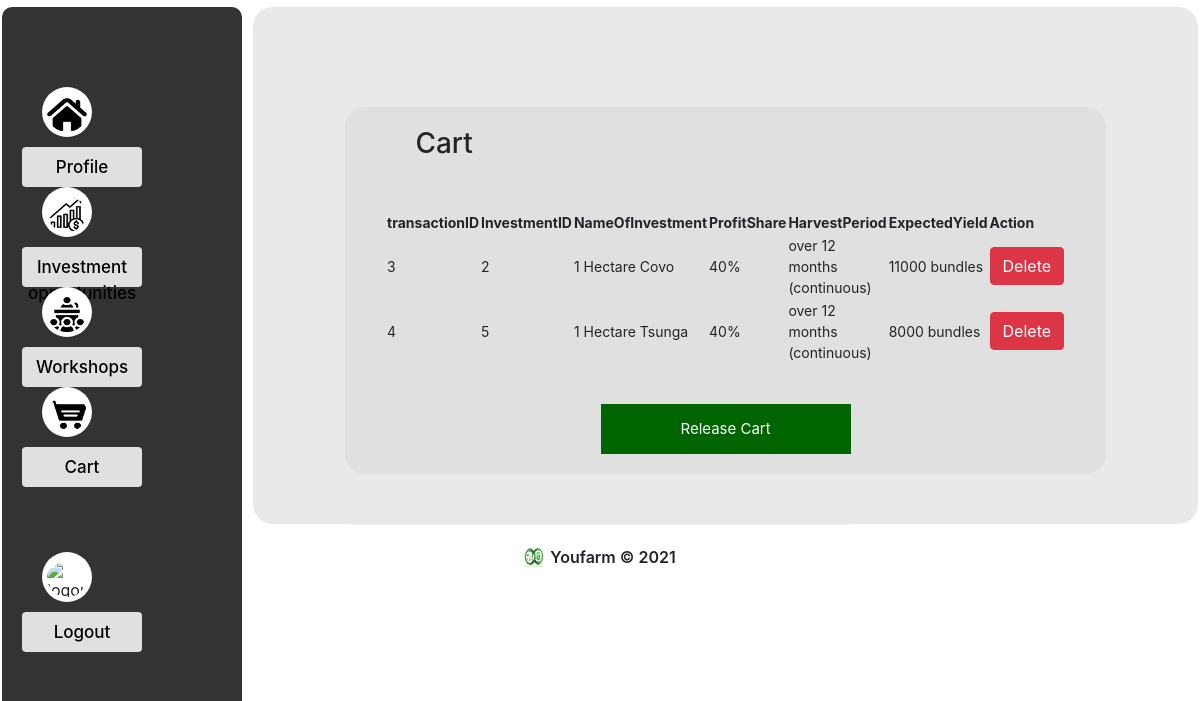
The app's page /cart.php with its own data.
### tables this page shows
CREATE TABLE `cart` (
  `transactionID` int(11) NOT NULL,
  `InvestmentID` int(11) NOT NULL,
  `NameOfInvestment` varchar(50) NOT NULL,
  `ProfitShare` varchar(11) NOT NULL,
  `HarvestPeriod` varchar(50) NOT NULL,
  `ExpectedYield` varchar(50) NOT NULL
);

### cart.php (the view, shortened to what this page needs)
<?php require("database_credentials.php");
    $conn = new mysqli(servername,username,password,dbname);
    $sqlcart= "SELECT * FROM `cart`";
?>
<!doctype html>
<html lang="en">
  <head>
    <link rel="stylesheet" href="https://stackpath.bootstrapcdn.com/bootstrap/4.3.1/css/bootstrap.min.css">
    <link rel="stylesheet" href="css/styling.css">
  </head>
   <body>
    <section>
        <div class="dashboard">
            <div class="sidebar">
                <span><img src="assets/home-icon-silhouette.png" alt="home-icon"/><a href="profile.php">Profile</a> </span>
                <span><img src="assets/profits.png" alt="opportunityicon"/><a href="Investment_opportunities.php">Investment opportunities</a> </span>
                <span><img src="assets/conference.png" alt="event-icon"/><a href="Workshops.php">Workshops</a> </span>
                <span><img src="assets/shopping-cart.png" alt="cart-icon"/><a href="cart.php">Cart</a> </span>
                <span style="margin-top:150px;"><img src="assets/logout.png" alt="logout-icon"/><a href="youfarmlogin.php">Logout</a> </span>
            </div>
                <div class="display-dashboard">
                    <form action="cart.php" method="post">
                        <div class="container-fluid cdiv1" >
                            <h3 style='margin-left:50px;margin-bottom:50px'>Cart</h3>
                            <table style="
                                width:90%;
                                    margin:auto;
                                    font-size:14px;
                                    border-collapse: collapse;
                                    padding:5px;
                                    border-radius:5px;
                                    margin:auto;
                                "
                                >
                                <tr style="margin-bottom:20px;">
                                    <th>transactionID</th>
                                    <th>InvestmentID</th>
                                    <th>NameOfInvestment</th>
                                    <th>ProfitShare</th>
                                    <th>HarvestPeriod</th>
                                    <th>ExpectedYield</th>
                                    <th>Action</th>
                                <tr>
                                <?php
                                    $results=$conn->query($sqlcart);
                                    if($results->num_rows>0){
                                        while($rows = $results->fetch_assoc()){
                                            echo "
                                                <tr style='text-align:left
                                                        line-height:2px;
                                                        padding: 2px;
                                                        font-size:14px;
                                                        font-weight:400;
                                                        background-color=#B0E0E6'>
                                                    <td>".$rows['transactionID']."</td>
                                                    <td>".$rows['InvestmentID']."</td>
                                                    <td>".$rows['NameOfInvestment']."</td>
                                                    <td>".$rows['ProfitShare']."</td>
                                                    <td>".$rows['HarvestPeriod']."</td>
                                                    <td>".$rows['ExpectedYield']."</td>
                                                    <td>
                                                        <a href='cart.php?delete=".$rows['transactionID']."' class='btn btn-danger'>Delete</a>
                                                    </td>
                                                </tr>
                                            ";
                                        }
                                    }
                                ?>
                            </table>
                            <input type="submit" name="release-cart" value="Release Cart"
                            style='
                            display:block;
                            margin:auto;
                            margin-top:40px; height:50px;
                            width:250px; background-color:darkgreen;
                            text-align:center; '/>
                        </div>
                    </form>
                </div>
        </section>
        <footer style="clear:both;">
            <p><img src="assets/logo.jpg" alt="footer-image" class="footer-image"> Youfarm &copy; 2021</p>
    </footer>
    </body>
</html>

### css/styling.css (style rules this page uses)
body { background-color: white; }
* { box-sizing: border-box }
input[type=submit] { background-color: #444444; color: white; padding: 14px 20px; margin: 8px 0; border: none; cursor: pointer; width: 100%; }
div.dashboard { width:100%; height: 100%; margin:0; padding:2px; margin-top:5px; margin-bottom:40px; border-radius:20px; }
div.sidebar { width: 20%; position: fixed; z-index: 1; margin:0; border-radius: 10px; margin-left:0; position:fixed; height:90%; float:left; padding:80px 20px; background-color:#125c1d; }
div.display-dashboard { width:79%; margin-left:1%; height:100%; float:right; padding:50px; background-color:white; border-radius: 20px; background-color:rgb(200, 230, 215); }
div.sidebar span { display:block; margin:auto; width:100%; height:60px; margin-bottom:25px; }
div.sidebar img { width:50px; height:50px; margin-left: 20px; margin-right:20px; padding:5px; padding-top:10px; float:left; background-color:white; border-radius: 50%; }
div.sidebar a { display:block; width:60%; height:40px; padding:5px; padding-top:8px; cursor:pointer; text-align: center; background-color: #E0E0E0; text-decoration: black; color:BLACK; font-size: 17px; font-weight:500; margin-top:10px; float:left; border-radius: 4px; }
footer { width: 500px; margin:auto; margin-top:100px; height:150px; text-align: center; border-width: 500px; padding-top:20px; border-top:1px solid #f1f1f1; }
img.footer-image { width:50px; height:50px; display:inline; margin-right:2px; }
footer p { font-weight:600; }
div.dashboard { width:100%; height: 100%; margin:0; background-color:white; padding:2px; margin-top:5px; margin-bottom:40px; border-radius:20px; }
div.sidebar { width: 20%; position: fixed; z-index: 1; margin:0; border-radius: 10px; margin-left:0; position:fixed; height:90%; float:left; padding:80px 20px; background-color:#333; }
div.display-dashboard { width:79%; margin-left:1%; height:100%; float:right; background-color:white; border-radius: 20px; background-color:rgb(233, 233, 233); }
div.sidebar img { width:50px; height:50px; margin-left: 20px; margin-right:20px; padding:5px; padding-top:10px; float:left; background-color: white; border-radius: 50%; }
div.sidebar a { display:block; width:60%; height:40px; padding:5px; padding-top:8px; cursor:pointer; text-align: center; background-color: #E0E0E0; text-decoration: none; color:black; font-size: 17px; font-weight:500; margin-top:10px; float:left; border-radius: 4px; }
img.footer-image { width:20px; height:20px; display:inline; margin-right:2px; }
div.cdiv1 { width:90%; margin:auto; margin-top:50px; font-weight: 600; background-color:#E0E0E0; text-align: left; font-size: 15px; padding:20px; border-radius: 20px; }
.cdiv1 h3 { margin-left:60px; margin-bottom:40px; }
.cdiv1 table { width:90%; margin:auto; margin-bottom:40px; }
.cdiv1 table td { text-align: left; }

### records on screen
cart: transactionID "3", InvestmentID "2", NameOfInvestment "1 Hectare Covo", ProfitShare "40%", HarvestPeriod "over 12 months (continuous)", ExpectedYield "11000 bundles"
cart: transactionID "4", InvestmentID "5", NameOfInvestment "1 Hectare Tsunga", ProfitShare "40%", HarvestPeriod "over 12 months (continuous)", ExpectedYield "8000 bundles"
